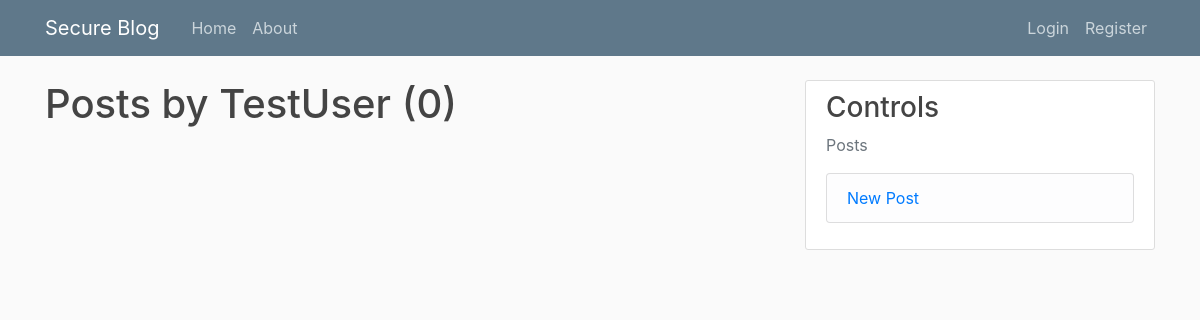
Page /user/TestUser on the earlier database version.
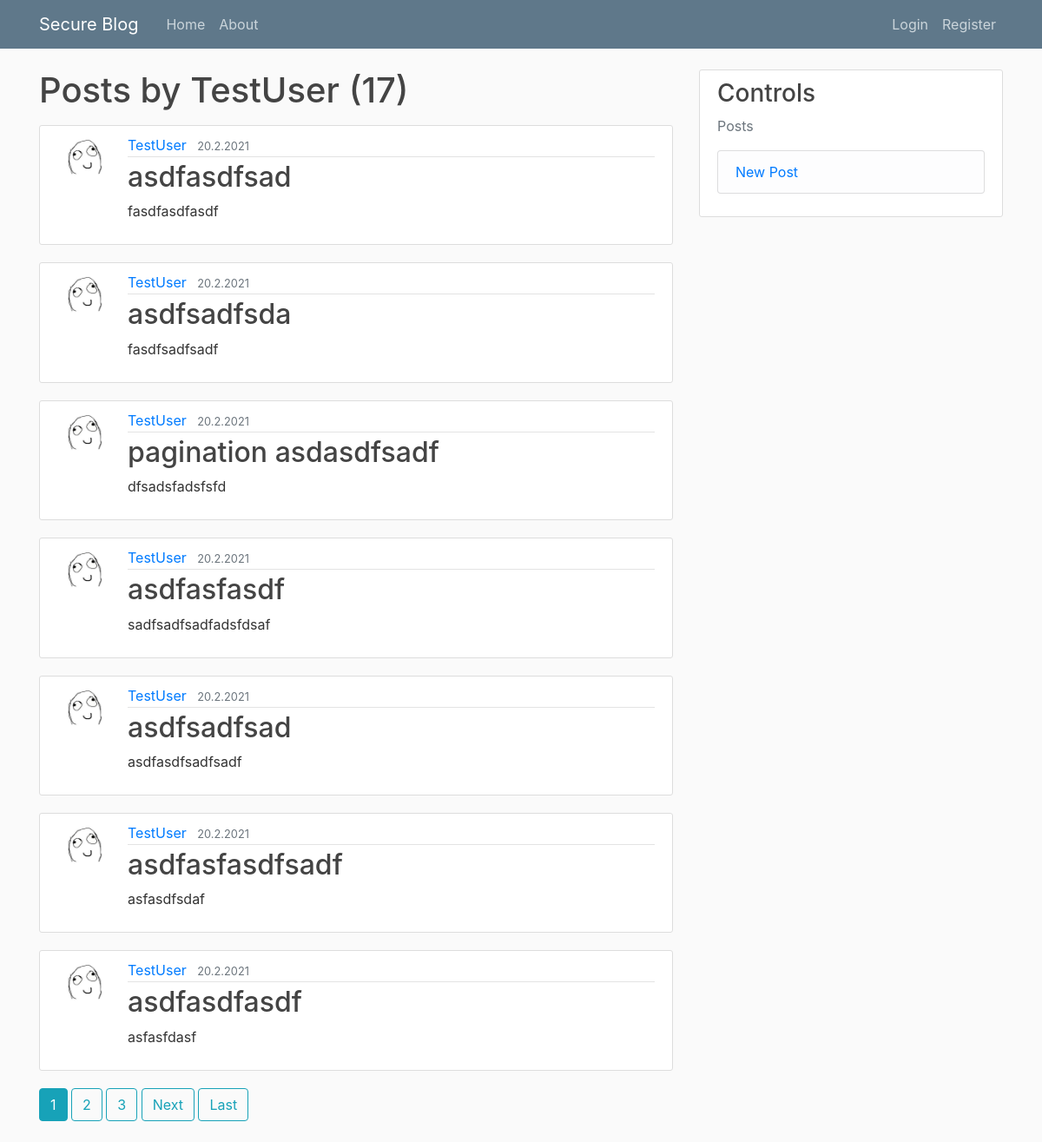
Same page on the later database version.
### blog/models.py (models this page shows, shortened)
class Post(models.Model):
	title = models.CharField(max_length=100)
	content = models.TextField()
	date_posted = models.DateTimeField(default=timezone.now)
	author = models.ForeignKey(User, on_delete=models.CASCADE)

### users/models.py (models this page shows, shortened)
class Profile(models.Model):
	user = models.OneToOneField(User, on_delete=models.CASCADE)
	image = models.ImageField(default='default.jpg', upload_to='profile_pics')

### blog/views.py (the view)
# urls.py: path('user/<str:username>', UserPostListView.as_view(), name='user-posts'),
class UserPostListView(ListView):
	model = Post
	template_name = 'blog/user_posts.html'
	context_object_name = 'posts'
	paginate_by = 7
	def get_queryset(self):
		user = get_object_or_404(User, username=self.kwargs.get('username'))
		return Post.objects.filter(author=user).order_by('-date_posted')

### blog/templates/blog/user_posts.html (shortened to what this page needs)
{% extends "blog/base.html" %}
{% block content %}
	<h1 class="mb-3">Posts by {{ view.kwargs.username }} ({{ page_obj.paginator.count }})</h1>
	{% for post in posts %}
		<article class="media content-section">
		  <img class="rounded-circle article-img" src="{{ post.author.profile.image.url }}">
		  <div class="media-body">
		    <div class="article-metadata">
		      <a class="mr-2" href="{% url 'user-posts' post.author.username %}">{{ post.author }}</a>
		      <small class="text-muted">{{ post.date_posted|date:"j.n.Y" }}</small>
		    </div>
		    <h2><a class="article-title" href="{% url 'post-detail' post.id %}">{{ post.title }}</a></h2>
		    <p class="article-content">{{ post.content }}</p>
		  </div>
		</article>
	{% endfor %}
	{% if is_paginated %}
		{% for num in page_obj.paginator.page_range %}
			{% if page_obj.number == num %}
				<a class="btn btn-info mb-4" href="?page={{ num }}">{{ num }}</a>
			{% elif num > page_obj.number|add:'-3' and num < page_obj.number|add:'3' %}
				<a class="btn btn-outline-info mb-4" href="?page={{ num }}">{{ num }}</a>
			{% endif %}
		{% endfor %}
		{% if page_obj.has_next %}
			<a class="btn btn-outline-info mb-4" href="?page={{ page_obj.next_page_number }}">Next</a>
			<a class="btn btn-outline-info mb-4" href="?page={{ page_obj.paginator.num_pages }}">Last</a>
		{% endif %}
	{% endif %}
{% endblock content %}

Differences in the rows shown:
added Post: author.profile.image (placeholder picture), author "TestUser", date_posted "20.2.2021", title "asdfasdfsad", content "fasdfasdfasdf"
added Post: author.profile.image (placeholder picture), author "TestUser", date_posted "20.2.2021", title "asdfsadfsda", content "fasdfsadfsadf"
added Post: author.profile.image (placeholder picture), author "TestUser", date_posted "20.2.2021", title "pagination asdasdfsadf", content "dfsadsfadsfsfd"
added Post: author.profile.image (placeholder picture), author "TestUser", date_posted "20.2.2021", title "asdfasfasdf", content "sadfsadfsadfadsfdsaf"
added Post: author.profile.image (placeholder picture), author "TestUser", date_posted "20.2.2021", title "asdfsadfsad", content "asdfasdfsadfsadf"
added Post: author.profile.image (placeholder picture), author "TestUser", date_posted "20.2.2021", title "asdfasfasdfsadf", content "asfasdfsdaf"
added Post: author.profile.image (placeholder picture), author "TestUser", date_posted "20.2.2021", title "asdfasdfasdf", content "asfasfdasf"
Other differences:
{{ page_obj.paginator.count }}: "0" → "17"
new list line: "1"
new list line: "2"
new list line: "3"
text now shown: "Next Last"
